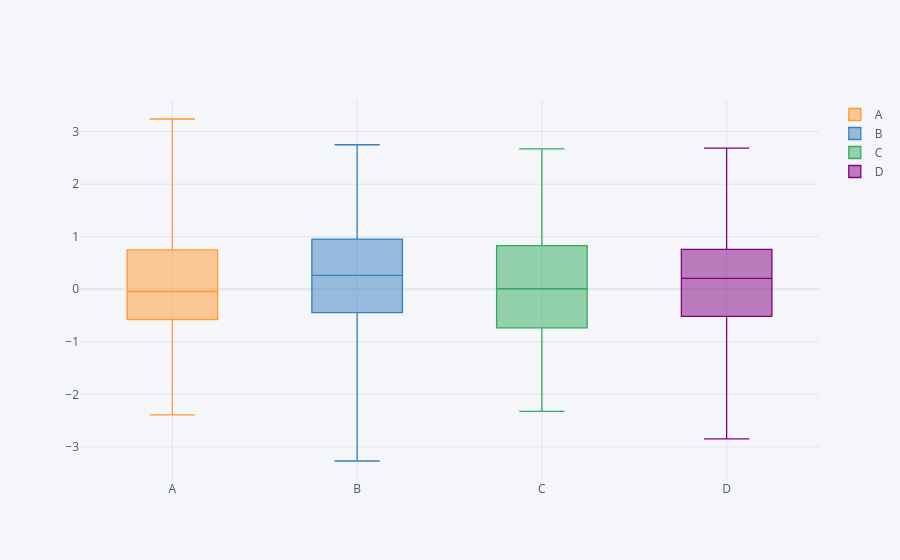

Notebook code for this chart:
### Code cell
# Boxplot automatically do that sort of aggregation for the distribution.
df.iplot(kind='box')
